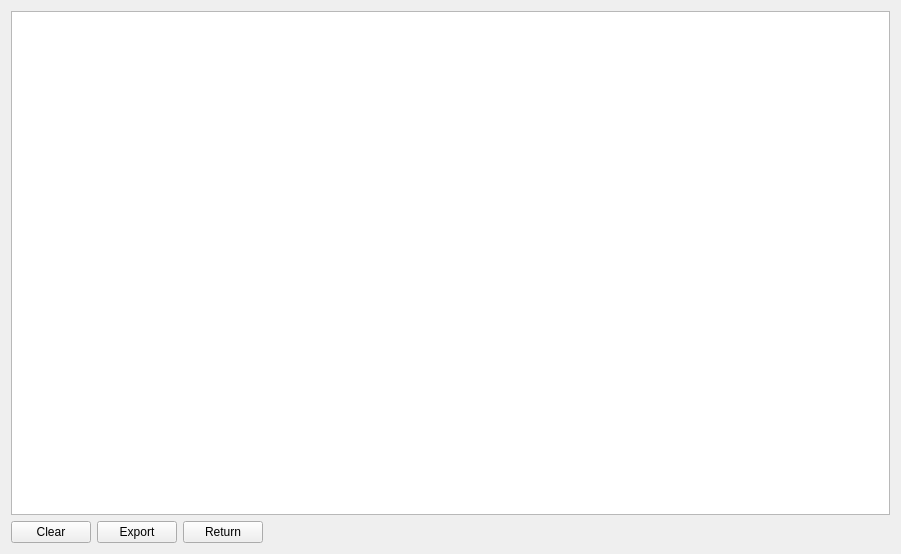
<?xml version="1.0" encoding="UTF-8"?>
<ui version="4.0">
 <class>LogWindow</class>
 <widget class="QWidget" name="LogWindow">
  <property name="geometry">
   <rect>
    <x>0</x>
    <y>0</y>
    <width>901</width>
    <height>554</height>
   </rect>
  </property>
  <property name="windowTitle">
   <string>Production Line Logs</string>
  </property>
  <layout class="QVBoxLayout" name="verticalLayout">
   <item>
    <widget class="QTextEdit" name="logTextEdit">
     <property name="font">
      <font>
       <family>Consolas</family>
       <pointsize>10</pointsize>
      </font>
     </property>
     <property name="readOnly">
      <bool>true</bool>
     </property>
    </widget>
   </item>
   <item>
    <layout class="QHBoxLayout" name="buttonsLayout">
     <item>
      <widget class="QPushButton" name="btnClear">
       <property name="text">
        <string>Clear</string>
       </property>
      </widget>
     </item>
     <item>
      <widget class="QPushButton" name="btnExport">
       <property name="text">
        <string>Export</string>
       </property>
      </widget>
     </item>
     <item>
      <widget class="QPushButton" name="returnBtn">
       <property name="text">
        <string>Return</string>
       </property>
      </widget>
     </item>
     <item>
      <spacer name="horizontalSpacer">
       <property name="orientation">
        <enum>Qt::Horizontal</enum>
       </property>
       <property name="sizeHint" stdset="0">
        <size>
         <width>40</width>
         <height>20</height>
        </size>
       </property>
      </spacer>
     </item>
    </layout>
   </item>
  </layout>
 </widget>
 <resources/>
 <connections/>
</ui>
